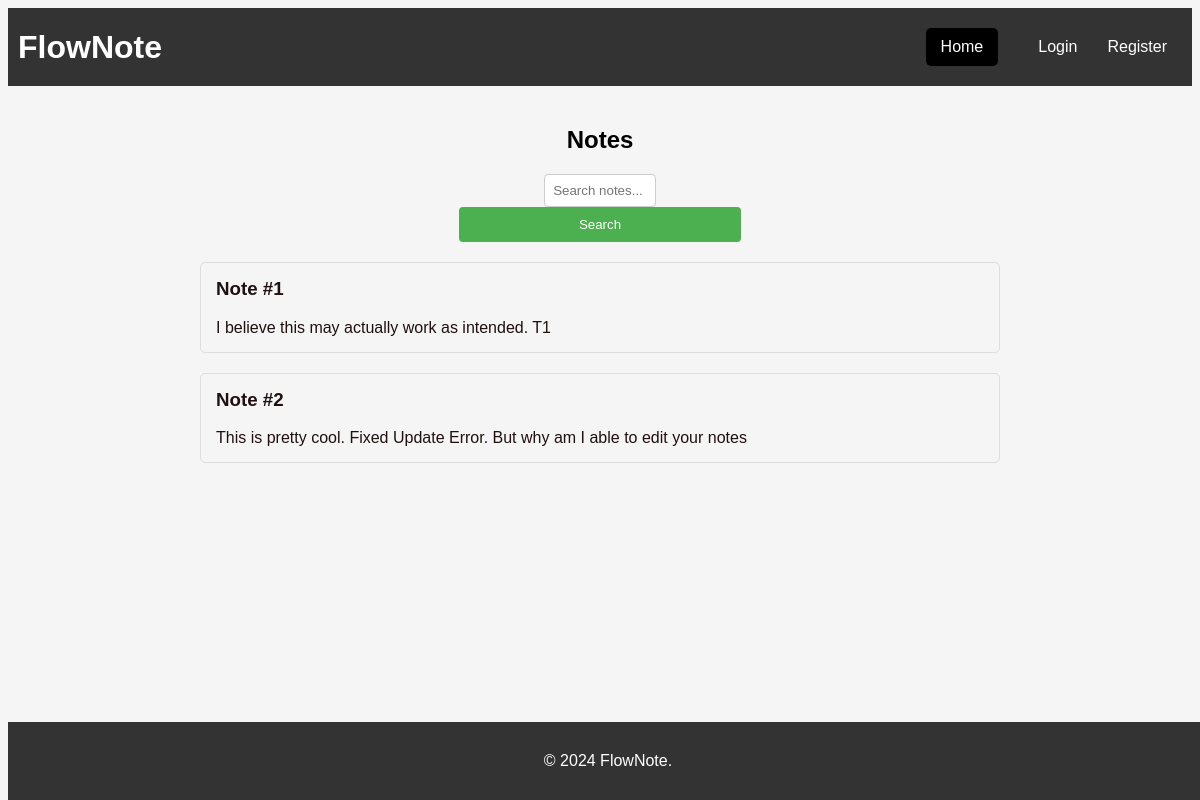
The app's page /notes/list/, older data.
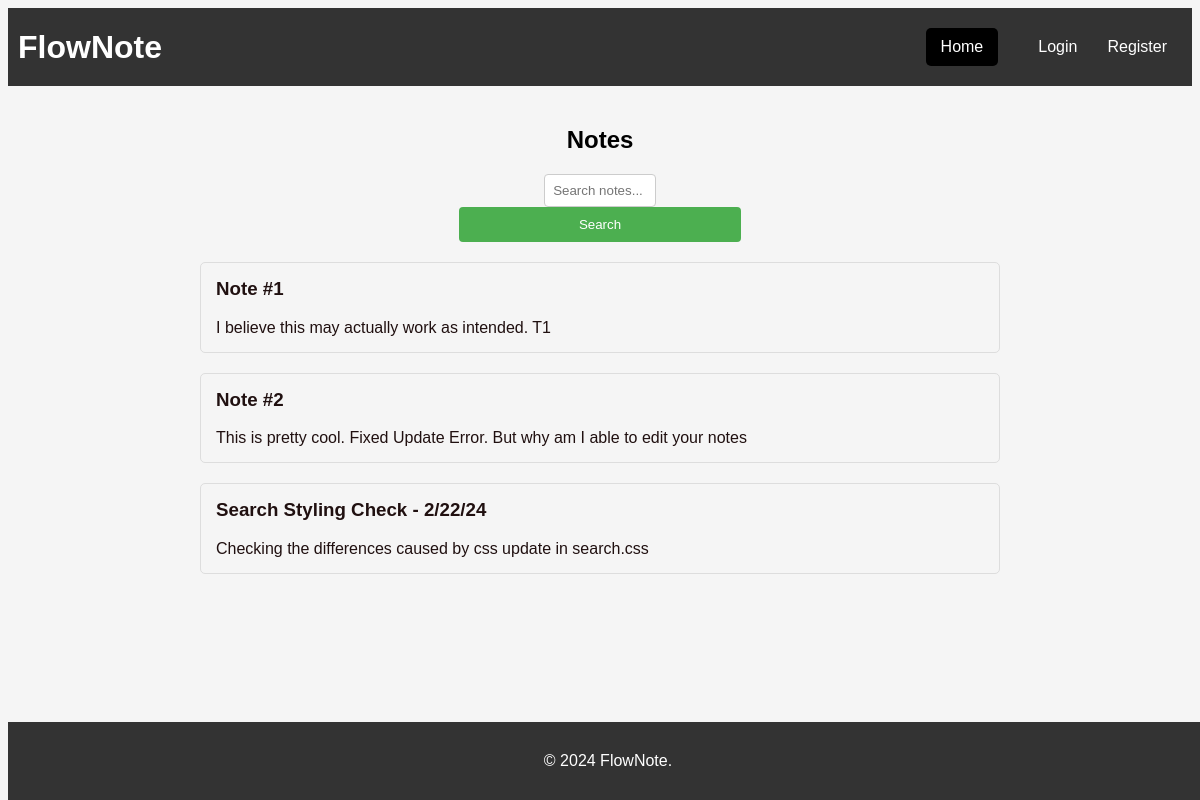
The same page, newer data.
### notes/models.py (models this page shows, shortened)
class Note(models.Model):
    title = models.CharField(max_length=100)
    content = models.TextField()
    created_at = models.DateTimeField(auto_now_add=True)
    updated_at = models.DateTimeField(auto_now=True)
    last_modified = models.DateTimeField(auto_now=True)
    owner = models.ForeignKey(settings.AUTH_USER_MODEL, related_name='notes', on_delete=models.CASCADE)

### notes/views.py (the view)
# urls.py: path('list/', NoteListView.as_view(), name='note_list'),
class NoteListView(ListView):
    model = Note
    template_name = 'note_list.html'
    context_object_name = 'notes'

### notes/templates/note_list.html
{% extends 'base.html' %}
{% block content %}
  <div class="note-container">
    <h2 style="text-align: center;">Notes</h2>
    <div class="search-container" style="text-align: center; margin-bottom: 20px;">
      <form action="{% url 'notes:note_search' %}" method="get">
        <input type="text" name="q" placeholder="Search notes...">
        <button type="submit">Search</button>
      </form>
    </div>
    <ul class="notes-list">
      {% for note in notes %}
        <li class="note-item">
          <a href="{% url 'notes:note_detail' note.pk %}" class="note-card">
            <div class="note-content">
              <h3>{{ note.title }}</h3>
              <p>{{ note.content }}</p>
            </div>
          </a>
        </li>
      {% endfor %}
    </ul>
  </div>
{% endblock %}

### notes/templates/base.html (shortened to what this page needs)
<!DOCTYPE html>
<html lang="en">
<head>
    {% load static %}
    <link rel="stylesheet" href="{% static 'notes/css/notes_styles.css' %}">
    <link rel="stylesheet" href="{% static 'notes/css/navbar.css' %}">
    <link rel="stylesheet" href="{% static 'notes/css/search.css' %}">
</head>
<body>
    <header>
        <div class="nav-container">
            <h1>FlowNote</h1>
            <nav>
                <ul>
                    <li><a href="{% url 'home' %}" class="{% if request.path == '/' %}active{% endif %}">Home</a></li>
                    {% if user.is_authenticated %}
                        <li><a href="{% url 'notes:note_list' %}" class="{% if request.path == '/notes/list/' %}active{% endif %}">Note List</a></li>
                        <li><a href="{% url 'notes:create_note' %}" class="{% if request.path == '/notes/create/' %}active{% endif %}">Create Note</a></li>
                        <form action="{% url 'notes:logout' %}" method="post">
                            {% csrf_token %}
                            <button type="submit">Logout</button>
                        </form>
                    {% else %}
                        <a href="{% url 'notes:login' %}">Login</a>
                        <a href="{% url 'notes:register' %}">Register</a>
                    {% endif %}
                </ul>
            </nav>
        </div>
    </header>
    <div id="content" class="container">
        {% block content %}{% endblock %}
    </div>
    <footer>
        <div class="container">
            &copy; 2024 FlowNote.
        </div>
    </footer>
</body>
</html>

### notes/static/notes/css/notes_styles.css (style rules this page uses)
body { font-family: Arial, sans-serif; background-color: #f5f5f5; }
.container { max-width: 800px; margin: 0 auto; padding: 20px; overflow: hidden; }
header { background-color: #333; color: #fff; padding: 10px 0; }
.nav-container { display: flex; justify-content: space-between; align-items: center; padding: 10px; }
.nav-container h1 { margin: 0; }
nav ul { list-style-type: none; margin: 0; padding: 0; display: flex; }
nav ul li { margin-left: 20px; }
nav ul li:first-child { margin-left: 0; }
nav ul li a { color: #fff; text-decoration: none; transition: color 0.3s ease; }
.container { max-width: 800px; margin: 0 auto; }
input[type="text"], input[type="email"], input[type="password"] { width: calc(100% - 170px); padding: 8px; border: 1px solid #ccc; border-radius: 4px; box-sizing: border-box; }
button[type="submit"] { width: 100%; background-color: #4CAF50; color: white; padding: 10px 20px; border: none; border-radius: 4px; cursor: pointer; transition: background-color 0.3s ease; }
.note-container { max-width: 800px; margin: 0 auto; }
.notes-list { list-style: none; padding: 0; }
.note-item { margin-bottom: 20px; }
.note-card { display: block; text-decoration: none; border: 1px solid #ddd; border-radius: 5px; padding: 15px; transition: box-shadow 0.3s ease; }
.note-content { color: #201010; }
.note-content h3 { margin-top: 0; }
.note-content p { margin-bottom: 0; }

### notes/static/notes/css/navbar.css (style rules this page uses)
nav ul { padding: 0; list-style: none; background-color: #333; display: flex; justify-content: space-around; }
nav ul li { display: inline; margin-right: 10px; }
nav ul a { text-decoration: none; color: #fff; padding: 10px 15px; transition: background-color 0.3s; }
nav ul li a { display: inline-block; margin-right: 15px; text-decoration: none; color: #FFFFFF; padding: 10px 15px; background-color: #000000; border: none; border-radius: 5px; }
footer { background-color: #333; color: white; text-align: center; padding: 10px 0; position: absolute; bottom: 0; width: 100%; }

### notes/static/notes/css/search.css (style rules this page uses)
.search-container { display: flex; justify-content: center; align-items: center; margin-bottom: 20px; }

Row changes from the older to the newer data that the page shows:
added Note: title "Search Styling Check - 2/22/24", content "Checking the differences caused by css update in search.css"
